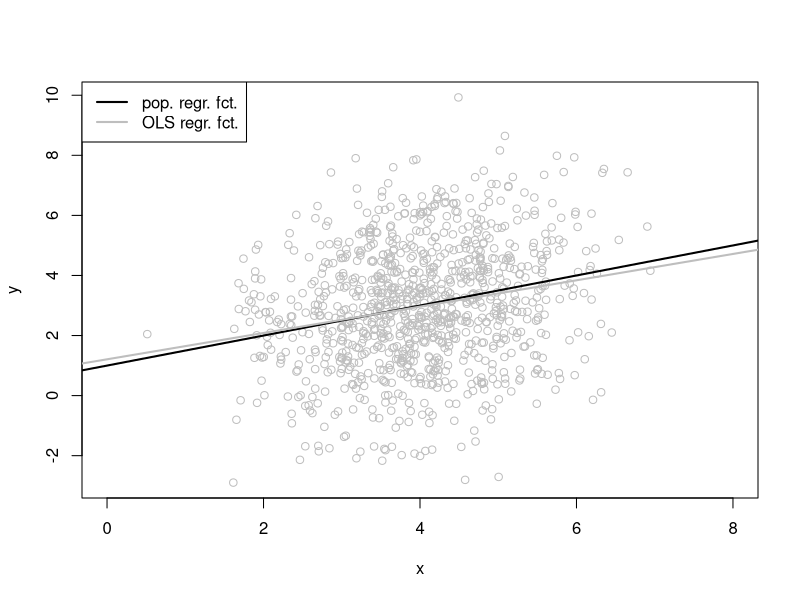

Write R code to recreate this figure.
## ---- chunk 1
knitr::opts_chunk$set(echo = TRUE)
## ---- chunk 2
set.seed(1234567)
n<-1000
b0<-1; b1<-0.5; su<-2
## ---- chunk 3
x <- rnorm(n,4,1) #xまでNormalっていう謎設定。でも密度関数見ればわかるけど他の分布よりはxの持つべき性質としてはダントツで扱いやすい。
u <- rnorm(n,0,su) #ここは当然Normal。テストしないから条件付き期待値が0ならNormalの必要ないけど。
y <- b0 + b1*x + u #yの教師データ
## ---- chunk 4
(olsres <- lm(y~x))
## ---- chunk 5
mean(x^2)
mean(x)
sum((x-mean(x))^2) #SSTx
## ---- chunk 6
plot(x, y, col="gray", xlim=c(0,8) )
abline(b0,b1,lwd=2)
abline(olsres,col="gray",lwd=2)
legend("topleft",c("pop. regr. fct.","OLS regr. fct."),
                               lwd=2,col=c("black","gray"))
